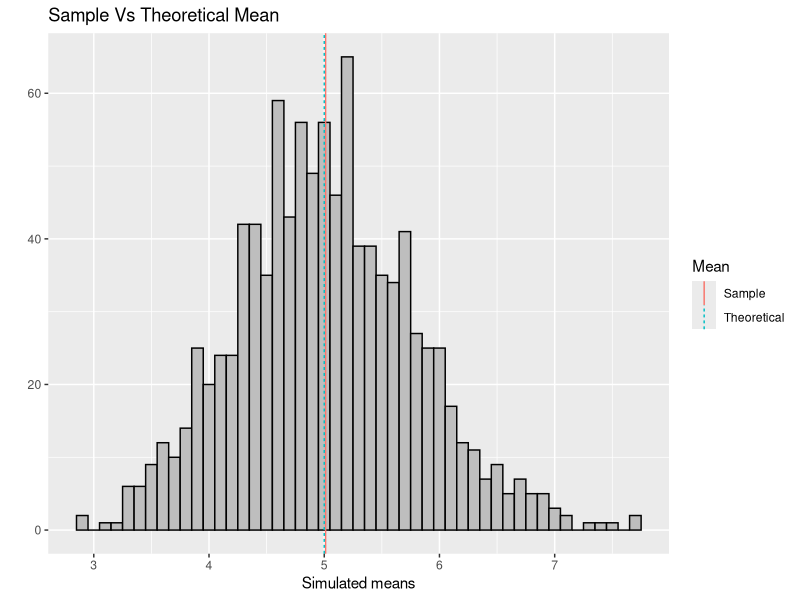
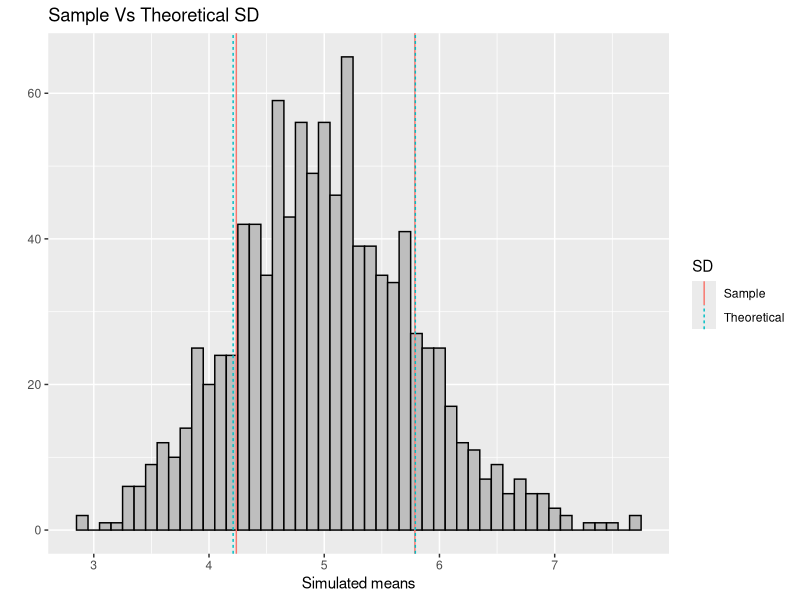
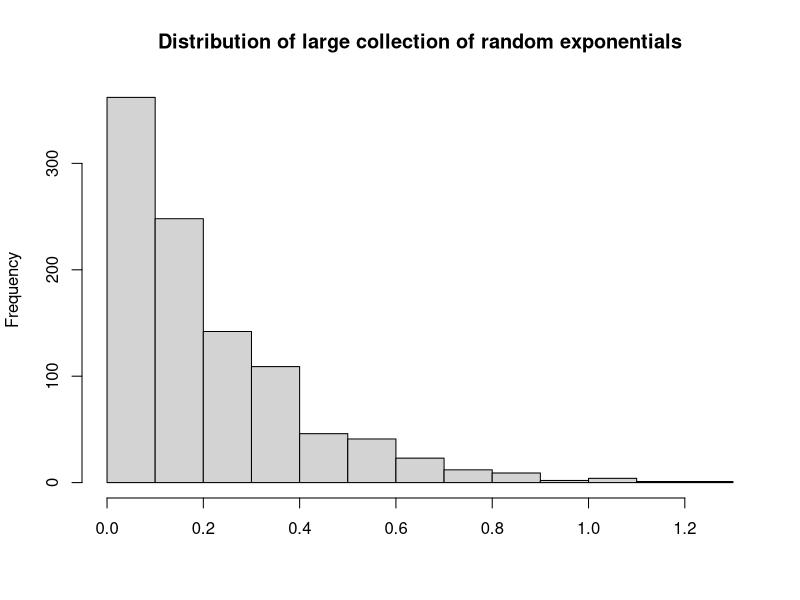

Write the R code that produced these figures, in order. (Note: this script raises an error after producing the figures.)
## ---- chunk 1
knitr::opts_chunk$set(echo = TRUE,fig.pos = 'H')
## ---- chunk 2
#setting seed for replication
set.seed(123)

#setting lambda to 0.2
lambda<- 0.2

#setting n to 40
n<- 40

# number of simulations
simulation<- 1000

#running simulations
sim_mean<- NULL
for (i in 1 : 1000) sim_mean = c(sim_mean, mean(rexp(n,lambda)))
## ---- chunk 3
# sample mean
mean(sim_mean)

#theoretical mean
1/lambda
## ---- chunk 4
# sample variance
var(sim_mean)

# theoretical variance
(1/lambda)^2/n
## ---- chunk 5
library(ggplot2)
cuts1 <- data.frame(Mean="Sample", vals=c(mean(sim_mean)))
cuts2 <- data.frame(Mean="Theoretical", vals=c(1/lambda))
cuts<-rbind(cuts1,cuts2)
qplot(sim_mean, xlab="Simulated means", 
main = "Sample Vs Theoretical Mean",binwidth=.1, fill=I("grey"),col=I("black"))+
geom_vline(data=cuts, aes(xintercept=vals, linetype=Mean,colour = Mean),show.legend = TRUE)

cuts1 <- data.frame(SD="Sample", 
                    vals=c(mean(sim_mean)-sqrt(var(sim_mean)),
                    mean(sim_mean)+sqrt(var(sim_mean))))
cuts2 <- data.frame(SD="Theoretical",
                    vals=c(1/lambda-1/lambda/sqrt(n),
                           1/lambda+1/lambda/sqrt(n)))
cuts<-rbind(cuts1,cuts2)
qplot(sim_mean, xlab="Simulated means", main = "Sample Vs Theoretical SD",binwidth=.1, 
fill=I("grey"),col=I("black"))+
geom_vline(data=cuts, aes(xintercept=vals, linetype=SD,colour = SD),show.legend = TRUE)

hist(rexp(1000,1/lambda),xlab="",main="Distribution of large collection of random exponentials")
qplot(sim_mean, xlab="Simulated means", 
main = "Sample Distribution vs Normal Distribution",
binwidth=.1, fill=I("grey"), col=I("black"))+
stat_function( fun = function(x, mean, sd, n, bw){ 
      dnorm(x = x, mean = mean, sd = sd) * n * bw
    }, args = c(mean = 5, sd = sqrt(0.625), n = 1000, bw = 0.1), col="red")
